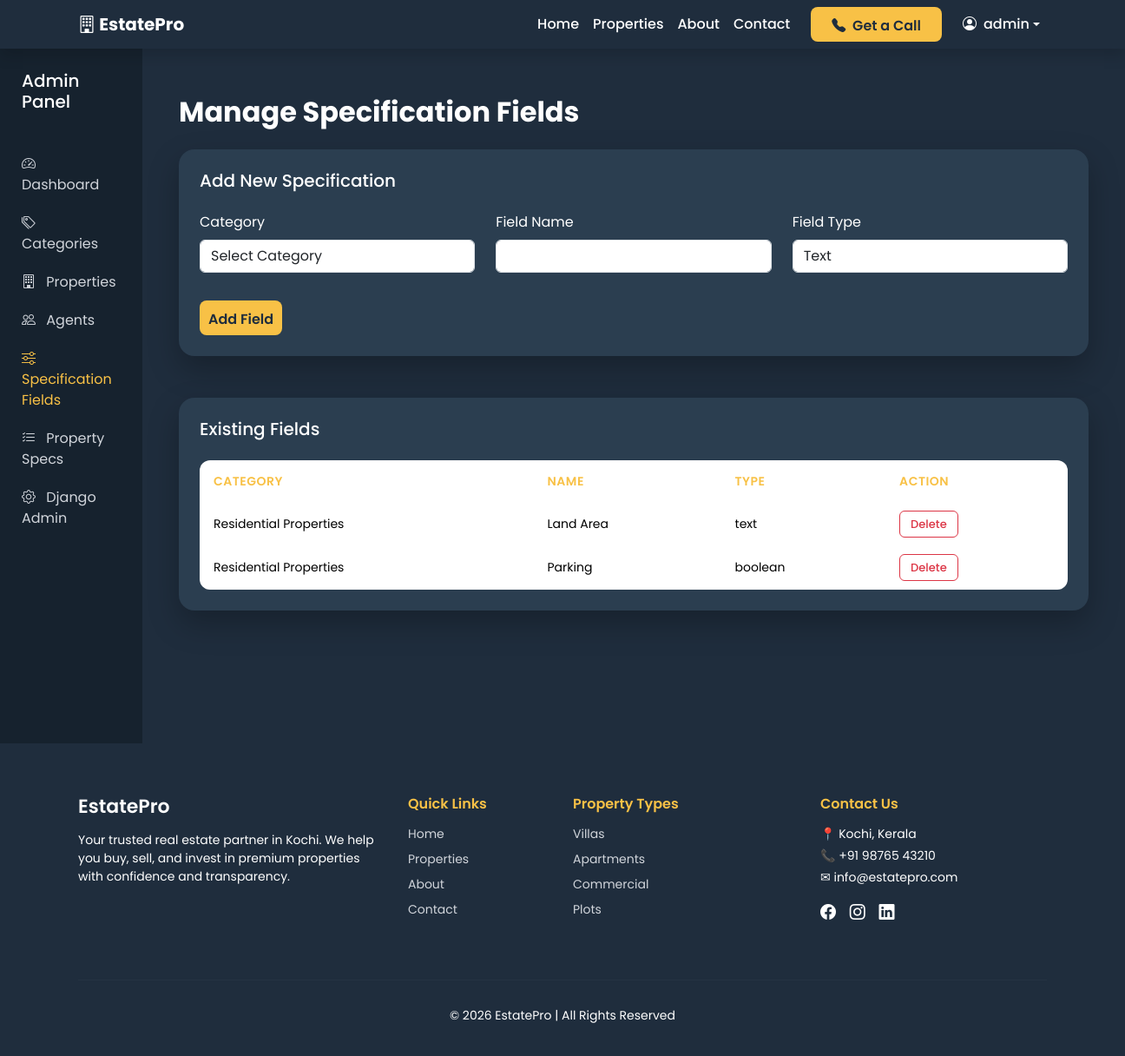
The page /accounts/admin-dashboard/spec-fields/ (signed in) on the database its author committed.
### properties/models.py (models this page shows, shortened)
class SpecificationField(models.Model):
    FIELD_TYPES = [
        ('text', 'Text'),
        ('number', 'Number'),
        ('boolean', 'Boolean'),
    ]
    category = models.ForeignKey(Category, on_delete=models.CASCADE, related_name='spec_fields')
    name = models.CharField(max_length=100)
    field_type = models.CharField(max_length=20, choices=FIELD_TYPES)

class Category(models.Model):
    name = models.CharField(max_length=100)
    slug = models.SlugField(unique=True, blank=True)
    image = CloudinaryField('image', blank=True, null=True)

### accounts/views.py (the view, shortened to what this page needs)
# urls.py: path('admin-dashboard/spec-fields/', views.admin_spec_fields, name='admin_spec_fields'),
@login_required
def admin_spec_fields(request):
    if not request.user.is_superuser:
        return redirect('home')
    categories = Category.objects.all()
    fields = SpecificationField.objects.select_related('category')
    return render(request, 'spec_fields.html', {
        'fields': fields,
        'categories': categories
    })

### templates/spec_fields.html (shortened to what this page needs)
{% extends 'base.html' %}
{% block content %}
<section class="admin-wrapper">
    <div class="admin-layout">
        <aside class="admin-sidebar" id="adminSidebar">
            <div class="sidebar-header">
                <h5>Admin Panel</h5>
            </div>
            <nav class="admin-menu">
                <a href="{% url 'admin_dashboard' %}" class="admin-link">
                    <i class="bi bi-speedometer2"></i> Dashboard
                </a>
                <a href="{% url 'admin_categories' %}" class="admin-link">
                    <i class="bi bi-tags"></i> Categories
                </a>
                <a href="{% url 'admin_properties' %}" class="admin-link">
                    <i class="bi bi-building"></i> Properties
                </a>
                <a href="{% url 'admin_agents' %}" class="admin-link">
                    <i class="bi bi-people"></i> Agents
                </a>
                <a href="{% url 'admin_spec_fields' %}" class="admin-link active">
                    <i class="bi bi-sliders"></i> Specification Fields
                </a>
                <a href="{% url 'admin_property_specs' %}" class="admin-link">
                    <i class="bi bi-list-check"></i> Property Specs
                </a>
                <a href="/admin/" class="admin-link">
                    <i class="bi bi-gear"></i> Django Admin
                </a>
            </nav>
        </aside>
        <main class="admin-content">
            <div class="container-fluid py-4">
                <h2 class="fw-bold mb-4 text-white">
                    Manage Specification Fields
                </h2>
                <div class="admin-card p-4 mb-5">
                    <h5 class="mb-4 text-white">
                        Add New Specification
                    </h5>
                    <form method="POST">
                        <div class="row">
                            <div class="col-md-4 mb-3">
                                <label class="form-label text-white">Category</label>
                                <select id="category-select" name="category" class="form-control">
                                    <option value="">Select Category</option>
                                </select>
                            </div>
                            <div class="col-md-4 mb-3">
                                <label class="form-label text-white">Field Name</label>
                                <input type="text" name="name"
                                       class="form-control" required>
                            </div>
                            <div class="col-md-4 mb-3">
                                <label class="form-label text-white">Field Type</label>
                                <select name="field_type"
                                        class="form-control" required>
                                    <option value="text">Text</option>
                                </select>
                            </div>
                        </div>
                        <button class="btn btn-gold mt-3">
                            Add Field
                        </button>
                    </form>
                </div>
                <div class="admin-card p-4">
                    <h5 class="mb-4 text-white">
                        Existing Fields
                    </h5>
                    <div class="table-responsive">
                        <table class="table admin-table align-middle">
                            <thead>
                                <tr>
                                    <th>Category</th>
                                    <th>Name</th>
                                    <th>Type</th>
                                    <th>Action</th>
                                </tr>
                            </thead>
                            <tbody>
                                {% for field in fields %}
                                <tr>
                                    <td>{{ field.category.name }}</td>
                                    <td>{{ field.name }}</td>
                                    <td>{{ field.field_type }}</td>
                                    <td>
                                        <a href="{% url 'admin_delete_spec_field' field.id %}"
                                           class="btn-action btn-delete"
                                           onclick="return confirm('Delete this field?')">
                                           Delete
                                        </a>
                                    </td>
                                </tr>
                                {% endfor %}
                            </tbody>
                        </table>
                    </div>
                </div>
            </div>
        </main>
    </div>
</section>
{% endblock %}

### templates/base.html (shortened to what this page needs)
{% load static %}
<!DOCTYPE html>
<html lang="en">
<head>
    <link href="https://cdn.jsdelivr.net/npm/bootstrap@5.3.2/dist/css/bootstrap.min.css" rel="stylesheet">
    <link href="https://cdn.jsdelivr.net/npm/bootstrap-icons@1.11.1/font/bootstrap-icons.css" rel="stylesheet">
    <link rel="stylesheet" href="{% static 'css/style.css' %}">
</head>
<body>
    <nav class="navbar navbar-expand-lg navbar-dark shadow custom-navbar">
        <div class="container">
            <a class="navbar-brand fw-bold" href="/">
                <i class="bi bi-building"></i> EstatePro
            </a>
            <div class="collapse navbar-collapse justify-content-end" id="navbarNav">
                <ul class="navbar-nav align-items-lg-center">
                    <li class="nav-item">
                        <a class="nav-link" href="/">Home</a>
                    </li>
                    <li class="nav-item">
                        <a class="nav-link" href="/properties/">Properties</a>
                    </li>
                    <li class="nav-item">
                        <a class="nav-link" href="/about/">About</a>
                    </li>
                    <li class="nav-item">
                        <a class="nav-link" href="/contact/">Contact</a>
                    </li>
                    <li class="nav-item ms-lg-3 mb-2 mb-lg-0">
                        <a href="/contact/" class="btn btn-gold px-4">
                            <i class="bi bi-telephone-fill me-1"></i> Get a Call
                        </a>
                    </li>
                    {% if user.is_authenticated %}
                    <li class="nav-item dropdown ms-lg-3">
                        <a class="nav-link dropdown-toggle d-flex align-items-center" href="#" role="button"
                            data-bs-toggle="dropdown">
                            <i class="bi bi-person-circle me-2"></i>
                            {{ user.username }}
                        </a>
                    </li>
                    {% else %}
                    <li class="nav-item ms-lg-3">
                        <a class="btn btn-outline-light px-3" href="{% url 'login' %}">
                            Login
                        </a>
                    </li>
                    {% endif %}
                </ul>
            </div>
        </div>
    </nav>
    <div class="main-content">
        {% block content %}
        {% endblock %}
    </div>
    <footer class="footer-section text-white">
        <div class="container">
            <div class="row">
                <div class="col-lg-4 col-md-6 mb-4">
                    <h5 class="footer-title">EstatePro</h5>
                    <p>
                        Your trusted real estate partner in Kochi.
                        We help you buy, sell, and invest in premium properties
                        with confidence and transparency.
                    </p>
                </div>
                <div class="col-lg-2 col-md-6 mb-4">
                    <h6 class="footer-heading">Quick Links</h6>
                    <ul class="footer-links">
                        <li><a href="/">Home</a></li>
                        <li><a href="/properties/">Properties</a></li>
                        <li><a href="/about/">About</a></li>
                        <li><a href="/contact/">Contact</a></li>
                    </ul>
                </div>
                <div class="col-lg-3 col-md-6 mb-4">
                    <h6 class="footer-heading">Property Types</h6>
                    <ul class="footer-links">
                        <li><a href="#">Villas</a></li>
                        <li><a href="#">Apartments</a></li>
                        <li><a href="#">Commercial</a></li>
                        <li><a href="#">Plots</a></li>
                    </ul>
                </div>
                <div class="col-lg-3 col-md-6 mb-4">
                    <h6 class="footer-heading">Contact Us</h6>
                    <p class="mb-1">📍 Kochi, Kerala</p>
                    <p class="mb-1">📞 +91 98765 43210</p>
                    <p class="mb-1">✉ info@estatepro.com</p>
                    <div class="social-icons mt-3">
                        <a href="#"><i class="bi bi-facebook"></i></a>
                        <a href="#"><i class="bi bi-instagram"></i></a>
                        <a href="#"><i class="bi bi-linkedin"></i></a>
                    </div>
                </div>
            </div>
            <hr class="footer-divider">
            <div class="text-center pb-3">
                <p class="mb-0">
                    © 2026 EstatePro | All Rights Reserved
                </p>
            </div>
        </div>
    </footer>
</body>
</html>

### rows shown on the page
SpecificationField: category.name "Residential Properties", name "Land Area", field_type "text"
SpecificationField: category.name "Residential Properties", name "Parking", field_type "boolean"

### other values the page prints
{{ user.username }} "admin"
